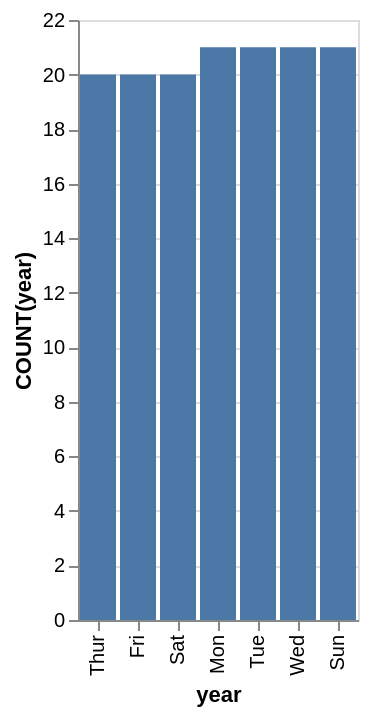

The specification (Vega-Lite) saved for this image:
### Vega-Lite specification from a JSON file in a GitHub repository (floating-point values rounded to 4 significant figures)
{"data": {"values": [{"x_data": "Mon", "y_data": 21}, {"x_data": "Tue", "y_data": 21}, {"x_data": "Wed", "y_data": 21}, {"x_data": "Thur", "y_data": 20}, {"x_data": "Fri", "y_data": 20}, {"x_data": "Sat", "y_data": 20}, {"x_data": "Sun", "y_data": 21}]}, "mark": "bar", "encoding": {"x": {"field": "x_data", "type": "nominal", "title": "year", "sort": {"op": "sum", "field": "y_data", "order": "ascending"}}, "y": {"field": "y_data", "type": "quantitative", "title": "COUNT(year)"}}}
